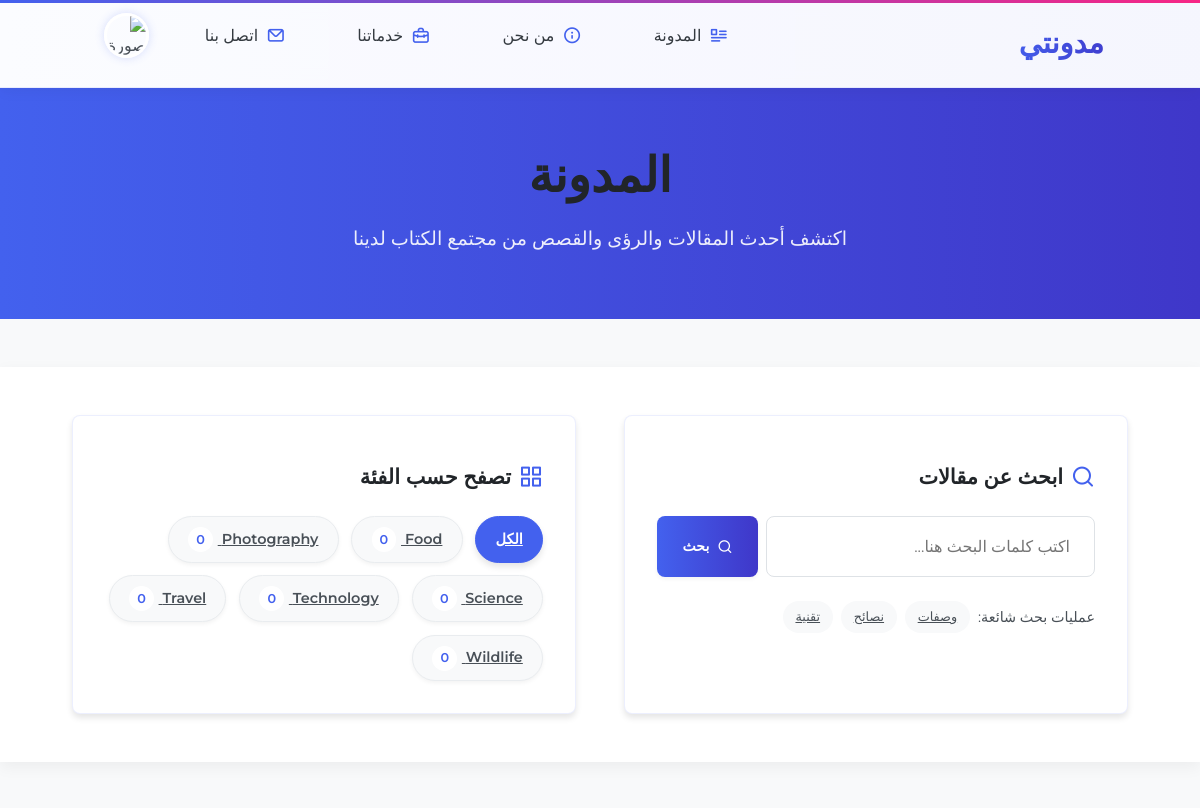
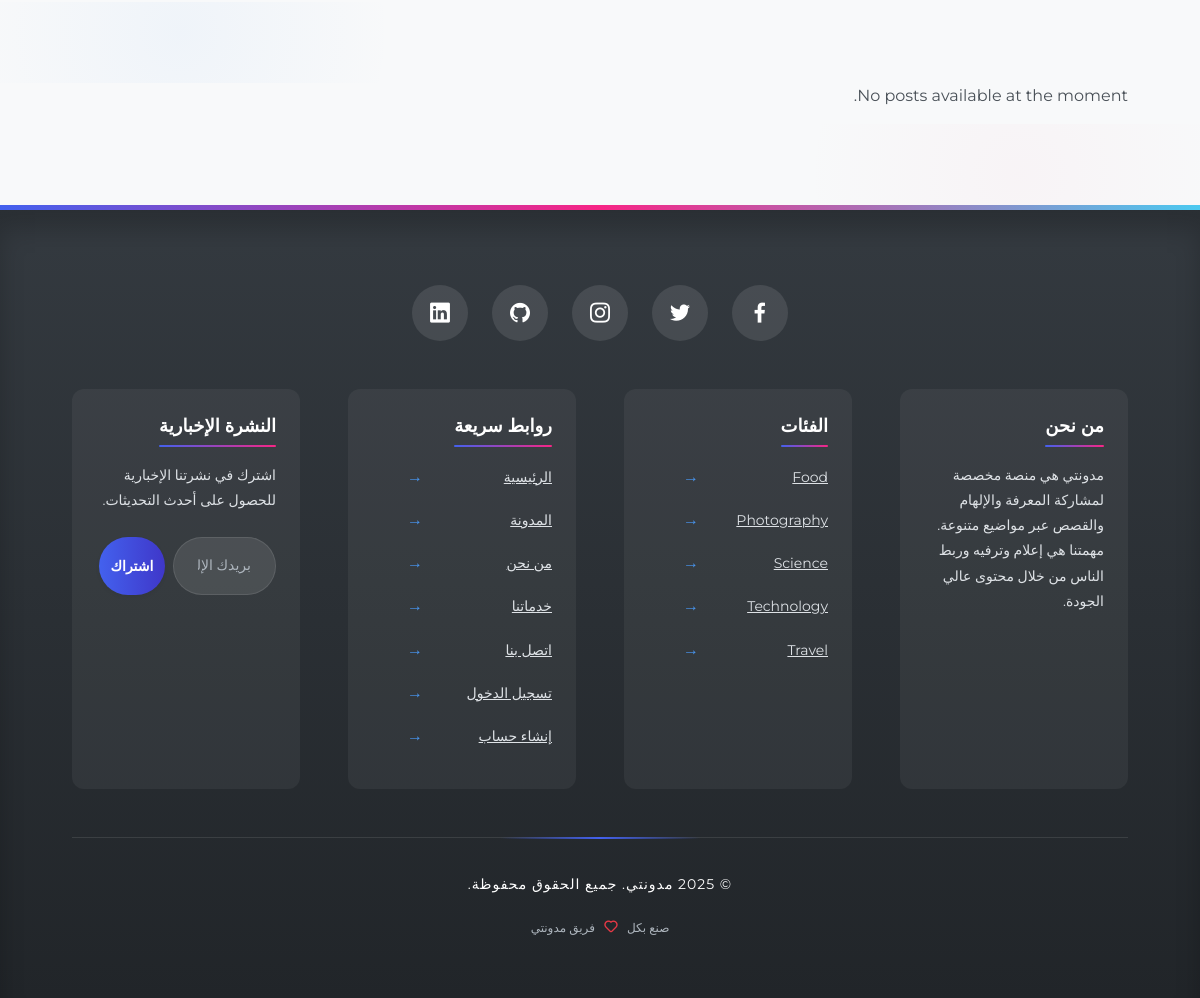
The app's page /blog.php (signed in) with its own data (2 pictures, top to bottom).
### tables this page shows
CREATE TABLE IF NOT EXISTS categories (
    id INT AUTO_INCREMENT PRIMARY KEY,
    title VARCHAR(50) UNIQUE NOT NULL,
    description TEXT,
    created_at TIMESTAMP DEFAULT CURRENT_TIMESTAMP
);

### includes/functions.php (called while the page is built, shortened)
<?php
function is_logged_in() {
    return isset($_SESSION['user_id']);
}

### blog.php (the view, shortened to what this page needs)
<?php
require_once 'partials/header.php';
$posts_per_page = 9;
$page = isset($_GET['page']) ? (int)$_GET['page'] : 1;
$offset = ($page - 1) * $posts_per_page;
$search = isset($_GET['search']) ? clean_input($_GET['search']) : '';
$search_condition = '';
$posts_query = "SELECT p.*, c.title AS category_title, u.firstname, u.lastname, u.avatar
               FROM posts p
               JOIN categories c ON p.category_id = c.id
               JOIN users u ON p.author_id = u.id
               WHERE p.status = 'published' $search_condition
               ORDER BY p.created_at DESC
               LIMIT $offset, $posts_per_page";
$posts_result = $conn->query($posts_query);
$categories_query = "SELECT c.*, COUNT(p.id) AS post_count
                    FROM categories c
                    LEFT JOIN posts p ON c.id = p.category_id AND p.status = 'published'
                    GROUP BY c.id
                    ORDER BY c.title";
$categories_result = $conn->query($categories_query);
?>
<header class="blog-header">
    <div class="container blog-header__container">
        <h1>المدونة</h1>
        <p>اكتشف أحدث المقالات والرؤى والقصص من مجتمع الكتاب لدينا</p>
    </div>
</header>
<section class="blog-filter">
    <div class="container blog-filter__container">
        <div class="blog-filter__search">
            <h3><i class="uil uil-search"></i> ابحث عن مقالات</h3>
            <form action="<?php echo htmlspecialchars($_SERVER['PHP_SELF']); ?>" method="GET" class="search__form">
                <div class="search__input-group">
                    <input type="text" name="search" placeholder="اكتب كلمات البحث هنا..." value="<?php echo htmlspecialchars($search); ?>">
                    <button type="submit" class="btn btn-primary"><i class="uil uil-search"></i> بحث</button>
                </div>
                <div class="search__popular">
                    <span>عمليات بحث شائعة:</span>
                    <a href="?search=وصفات">وصفات</a>
                    <a href="?search=نصائح">نصائح</a>
                    <a href="?search=تقنية">تقنية</a>
                </div>
            </form>
        </div>
        <div class="blog-filter__categories">
            <h3><i class="uil uil-apps"></i> تصفح حسب الفئة</h3>
            <div class="categories__buttons">
                <a href="blog.php" class="category__button <?php echo empty($_GET['category']) ? 'active' : ''; ?>">الكل</a>
                <?php
                $categories_result->data_seek(0);
                while($category = $categories_result->fetch_assoc()):
                ?>
                <a href="category-posts.php?id=<?php echo $category['id']; ?>" class="category__button">
                    <?php echo $category['title']; ?> <span class="count"><?php echo $category['post_count']; ?></span>
                </a>
                <?php endwhile; ?>
            </div>
        </div>
    </div>
</section>
<section class="posts">
    <div class="container posts__container">
        <?php if($posts_result->num_rows > 0): ?>
        <div class="posts__grid">
            <?php
            $delay = 1;
            while($post = $posts_result->fetch_assoc()):
            ?>
            <article class="post" style="--delay: <?php echo $delay++; ?>;">
                <div class="post__thumbnail">
                    <img src="<?php echo ROOT_URL . 'images/posts/' . $post['thumbnail']; ?>" alt="<?php echo $post['title']; ?>">
                </div>
                <div class="post__content">
                    <div class="post__info">
                        <a href="category-posts.php?id=<?php echo $post['category_id']; ?>" class="category__button"><?php echo $post['category_title']; ?></a>
                        <div class="post__date">
                            <i class="uil uil-calendar-alt"></i>
                            <span><?php echo format_date($post['created_at']); ?></span>
                        </div>
                    </div>
                    <h3 class="post__title"><a href="post.php?id=<?php echo $post['id']; ?>"><?php echo $post['title']; ?></a></h3>
                    <p class="post__body"><?php echo $post['excerpt'] ? $post['excerpt'] : get_excerpt($post['body']); ?></p>
                    <div class="post__author">
                        <div class="post__author-avatar">
                            <img src="<?php echo ROOT_URL . 'images/users/' . $post['avatar']; ?>" alt="Author Avatar">
                        </div>
                        <div class="post__author-info">
                            <h5>By: <?php echo $post['firstname'] . ' ' . $post['lastname']; ?></h5>
                            <small><?php echo $post['category_title']; ?></small>
                        </div>
                    </div>
                </div>
            </article>
            <?php endwhile; ?>
        </div>
        <?php else: ?>
        <div class="no-posts">
            <?php if(!empty($search)): ?>
            <p>No posts found matching "<?php echo htmlspecialchars($search); ?>".</p>
            <?php else: ?>
            <p>No posts available at the moment.</p>
            <?php endif; ?>
        </div>
        <?php endif; ?>
    </div>
</section>
<?php require_once 'partials/footer.php'; ?>

### partials/header.php (shortened to what this page needs)
<?php
require_once 'includes/functions.php';
?>
<!DOCTYPE html>
<html lang="ar" dir="rtl">
<head>
    <link href="https://cdn.jsdelivr.net/npm/bootstrap@5.3.0/dist/css/bootstrap.min.css" rel="stylesheet">
    <link rel="stylesheet" href="https://unicons.iconscout.com/release/v4.0.8/css/line.css">
    <link rel="stylesheet" href="<?php echo ROOT_URL; ?>style.css">
    <link rel="stylesheet" href="<?php echo ROOT_URL; ?>admin/css/notifications.css">
</head>
<body>
    <nav>
        <div class="container nav__container">
            <a href="<?php echo ROOT_URL; ?>index.php" class="nav__logo"><i class="uil uil-blog"></i> مدونتي</a>
            <ul class="nav__items">
                <li><a href="<?php echo ROOT_URL; ?>blog.php"><i class="uil uil-document-layout-left"></i> المدونة</a></li>
                <li><a href="<?php echo ROOT_URL; ?>about.php"><i class="uil uil-info-circle"></i> من نحن</a></li>
                <li><a href="<?php echo ROOT_URL; ?>services.php"><i class="uil uil-briefcase-alt"></i> خدماتنا</a></li>
                <li><a href="<?php echo ROOT_URL; ?>contact-new.php"><i class="uil uil-envelope"></i> اتصل بنا</a></li>
                <?php if(is_logged_in()): ?>
                    <li class="nav__profile">
                        <div class="avatar">
                            <img src="<?php echo ROOT_URL . 'images/users/' . $_SESSION['user_avatar']; ?>" alt="صورة الملف الشخصي">
                        </div>
                    </li>
                <?php else: ?>
                    <li><a href="<?php echo ROOT_URL; ?>signin-new.php"><i class="uil uil-signin"></i> تسجيل الدخول</a></li>
                    <li><a href="<?php echo ROOT_URL; ?>signup-new.php"><i class="uil uil-user-plus"></i> إنشاء حساب</a></li>
                <?php endif; ?>
            </ul>
        </div>
    </nav>

### partials/footer.php (shortened to what this page needs)
    <footer>
        <div class="container">
            <div class="footer__socials">
                <a href="https://www.facebook.com" target="_blank" rel="noopener noreferrer" aria-label="Facebook">
                    <i class="uil uil-facebook-f"></i>
                </a>
                <a href="https://www.twitter.com" target="_blank" rel="noopener noreferrer" aria-label="Twitter">
                    <i class="uil uil-twitter"></i>
                </a>
                <a href="https://www.instagram.com" target="_blank" rel="noopener noreferrer" aria-label="Instagram">
                    <i class="uil uil-instagram"></i>
                </a>
                <a href="https://www.github.com" target="_blank" rel="noopener noreferrer" aria-label="GitHub">
                    <i class="uil uil-github"></i>
                </a>
                <a href="https://www.linkedin.com" target="_blank" rel="noopener noreferrer" aria-label="LinkedIn">
                    <i class="uil uil-linkedin"></i>
                </a>
            </div>
            <div class="footer__container">
                <article>
                    <h4>من نحن</h4>
                    <p>مدونتي هي منصة مخصصة لمشاركة المعرفة والإلهام والقصص عبر مواضيع متنوعة. مهمتنا هي إعلام وترفيه وربط الناس من خلال محتوى عالي الجودة.</p>
                </article>
                <article>
                    <h4>الفئات</h4>
                    <ul>
                        <?php
                        $query = "SELECT id, title FROM categories LIMIT 5";
                        $categories = $conn->query($query);
                        while($category = $categories->fetch_assoc()):
                        ?>
                        <li><a href="<?php echo ROOT_URL . 'category-posts.php?id=' . $category['id']; ?>"><?php echo $category['title']; ?></a></li>
                        <?php endwhile; ?>
                    </ul>
                </article>
                <article>
                    <h4>روابط سريعة</h4>
                    <ul>
                        <li><a href="<?php echo ROOT_URL; ?>index.php">الرئيسية</a></li>
                        <li><a href="<?php echo ROOT_URL; ?>blog.php">المدونة</a></li>
                        <li><a href="<?php echo ROOT_URL; ?>about.php">من نحن</a></li>
                        <li><a href="<?php echo ROOT_URL; ?>services.php">خدماتنا</a></li>
                        <li><a href="<?php echo ROOT_URL; ?>contact-new.php">اتصل بنا</a></li>
                        <li><a href="<?php echo ROOT_URL; ?>signin-new.php">تسجيل الدخول</a></li>
                        <li><a href="<?php echo ROOT_URL; ?>signup-new.php">إنشاء حساب</a></li>
                    </ul>
                </article>
                <article>
                    <h4>النشرة الإخبارية</h4>
                    <p>اشترك في نشرتنا الإخبارية للحصول على أحدث التحديثات.</p>
                    <form class="footer__form" action="<?php echo ROOT_URL; ?>subscribe.php" method="post">
                        <input type="email" name="email" placeholder="بريدك الإلكتروني" required>
                        <button type="submit" class="btn btn-primary">اشتراك</button>
                    </form>
                </article>
            </div>
            <div class="footer__copyright">
                <small>&copy; <?php echo date('Y'); ?> مدونتي. جميع الحقوق محفوظة.</small>
                <p class="footer__made-with">
                    صنع بكل <i class="uil uil-heart"></i> فريق مدونتي
                </p>
            </div>
        </div>
    </footer>
</body>
</html>

### records on screen
categories: title "Food", post_count "0"
categories: title "Photography", post_count "0"
categories: title "Science", post_count "0"
categories: title "Technology", post_count "0"
categories: title "Travel", post_count "0"
categories: title "Wildlife", post_count "0"
